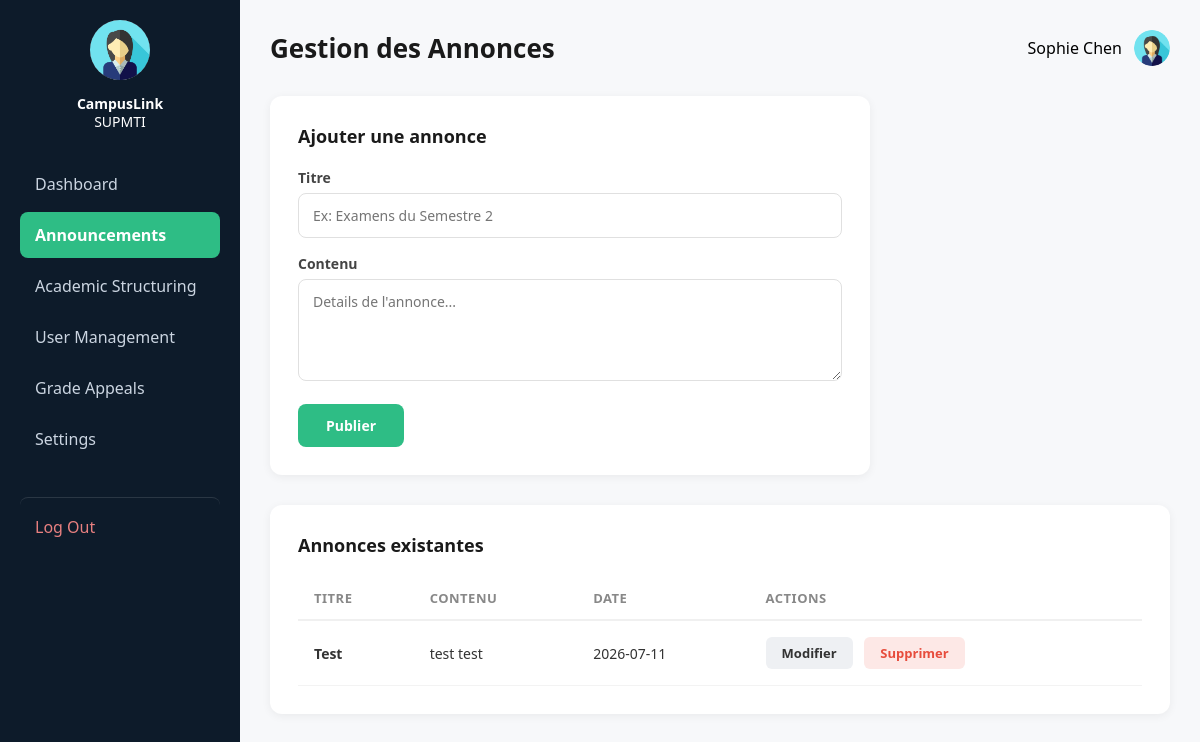
The page /admin/announcements (signed in) on the database as committed earlier.
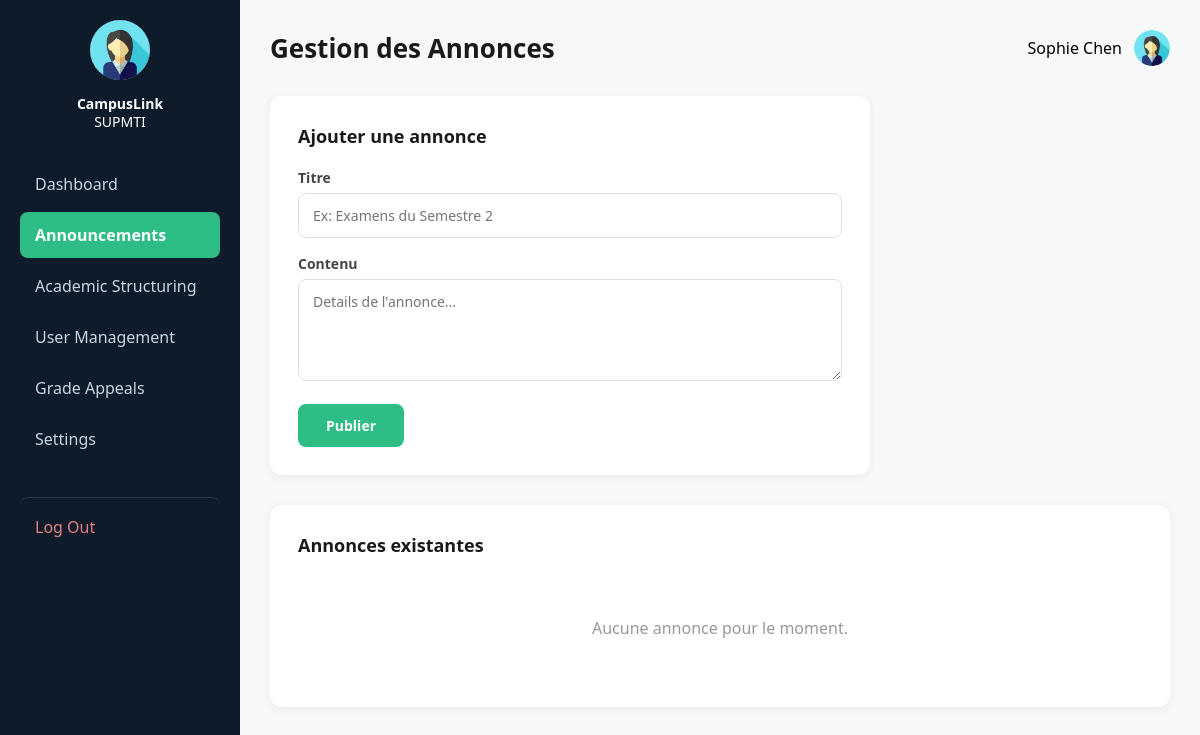
The same page on the database as committed later.
### tables this page shows
CREATE TABLE users (
        id INTEGER PRIMARY KEY AUTOINCREMENT,
        nom TEXT NOT NULL,
        email TEXT NOT NULL UNIQUE,
        mot_de_passe TEXT NOT NULL,
        role TEXT NOT NULL,
        classe TEXT,
        cne TEXT,
        cin TEXT,
        photo TEXT
    );

CREATE TABLE annonces (
        id INTEGER PRIMARY KEY AUTOINCREMENT,
        titre TEXT NOT NULL,
        contenu TEXT NOT NULL,
        date_publication TEXT NOT NULL,
        archivee INTEGER DEFAULT 0
    );

### app.py (the view, shortened to what this page needs)
@app.route('/admin/announcements', methods=['GET', 'POST'])
def admin_announcements():
    if session.get('user_role') != 'admin':
        return redirect(url_for('login'))
    connexion = sqlite3.connect('campuslink.db')
    curseur = connexion.cursor()
    curseur.execute("SELECT id, titre, contenu, date_publication, archivee FROM annonces ORDER BY date_publication DESC")
    annonces = curseur.fetchall()
    connexion.close()
    return render_template('admin_announcements.html', nom=session.get('user_nom'), annonces=annonces)

### app.py (called while the page is built)
@app.context_processor
def inject_current_user():
    current_role = session.get('user_role')
    current_nom = session.get('user_nom')
    current_photo = 'avatar.png'
    if 'user_id' in session:
        connexion = sqlite3.connect('campuslink.db')
        curseur = connexion.cursor()
        curseur.execute("SELECT photo FROM users WHERE id = ?", (session.get('user_id'),))
        resultat = curseur.fetchone()
        connexion.close()
        if resultat and resultat[0]:
            current_photo = resultat[0]
    return dict(
        current_role=current_role,
        current_nom=current_nom,
        current_photo=current_photo
    )

### templates/admin_announcements.html (shortened to what this page needs)
{% extends "base.html" %}
{% block page_header %}Gestion des Annonces{% endblock %}
{% block extra_css %}
<link rel="stylesheet" href="{{ url_for('static', filename='css/admin.css') }}">
{% endblock %}
{% block content %}
<div class="form-card" style="max-width: 600px;">
    <h3>Ajouter une annonce</h3>
    <form method="POST">
        <label>Titre</label>
        <input type="text" name="titre" placeholder="Ex: Examens du Semestre 2" required>
        <label>Contenu</label>
        <textarea name="contenu" rows="4" placeholder="Details de l'annonce..." required></textarea>
        <button type="submit" class="btn-submit-small" style="margin-top: 18px;">Publier</button>
    </form>
</div>
<div class="form-card" style="max-width: 100%;">
    <h3>Annonces existantes</h3>
    {% if annonces %}
    <table class="grades-table">
        <thead>
            <tr>
                <th>Titre</th>
                <th>Contenu</th>
                <th>Date</th>
                <th>Actions</th>
            </tr>
        </thead>
        <tbody>
            {% for annonce in annonces %}
            <tr>
                <td class="announcement-title">{{ annonce[1] }}</td>
                <td>{{ annonce[2][:60] }}{% if annonce[2]|length > 60 %}...{% endif %}</td>
                <td class="announcement-date">{{ annonce[3] }}</td>
                <td>
                    <a href="{{ url_for('edit_announcement', annonce_id=annonce[0]) }}" class="btn-edit">Modifier</a>
                    <a href="{{ url_for('delete_announcement', annonce_id=annonce[0]) }}" class="btn-delete" onclick="return confirm('Supprimer cette annonce ?');">Supprimer</a>
                </td>
            </tr>
            {% endfor %}
        </tbody>
    </table>
    {% else %}
    <div class="empty-state">Aucune annonce pour le moment.</div>
    {% endif %}
</div>
{% endblock %}

### templates/base.html (shortened to what this page needs)
<!DOCTYPE html>
<html lang="fr">
<head>
    <link rel="stylesheet" href="{{ url_for('static', filename='css/dashboard.css') }}">
    {% block extra_css %}{% endblock %}
</head>
<body>
<div class="dashboard-layout">
    <aside class="sidebar">
        <div class="sidebar-profile">
            <img src="{{ url_for('static', filename='uploads/' + current_photo) if current_photo != 'avatar.png' else url_for('static', filename='images/avatar.png') }}"
                 class="sidebar-avatar" alt="Avatar">
            <div class="sidebar-brand"><strong>CampusLink</strong><br>SUPMTI</div>
        </div>
        <nav class="sidebar-nav">
            {% if current_role == 'admin' %}
                <a href="{{ url_for('dashboard_admin') }}" class="nav-item {{ 'active' if request.endpoint == 'dashboard_admin' }}">Dashboard</a>
                <a href="{{ url_for('admin_announcements') }}" class="nav-item {{ 'active' if request.endpoint in ['admin_announcements','edit_announcement'] }}">Announcements</a>
                <a href="{{ url_for('academic_structure') }}" class="nav-item {{ 'active' if request.endpoint == 'academic_structure' }}">Academic Structuring</a>
                <a href="{{ url_for('user_management') }}" class="nav-item {{ 'active' if request.endpoint in ['user_management','edit_user'] }}">User Management</a>
                <a href="{{ url_for('admin_appeals') }}" class="nav-item {{ 'active' if request.endpoint == 'admin_appeals' }}">Grade Appeals</a>
                <a href="{{ url_for('settings_admin') }}" class="nav-item {{ 'active' if request.endpoint == 'settings_admin' }}">Settings</a>
            {% endif %}
            <a href="{{ url_for('logout') }}" class="nav-item logout-link">Log Out</a>
        </nav>
    </aside>
    <main class="main-content">
        <header class="topbar page-header">
            <h2>{% block page_header %}{% endblock %}</h2>
            <div class="topbar-right">
                <span>{{ current_nom }}</span>
                <img src="{{ url_for('static', filename='uploads/' + current_photo) if current_photo != 'avatar.png' else url_for('static', filename='images/avatar.png') }}"
                     class="topbar-avatar" alt="Avatar">
            </div>
        </header>
        {% block content %}{% endblock %}
    </main>
</div>
</body>
</html>

### static/css/dashboard.css (style rules this page uses)
* { margin: 0; padding: 0; box-sizing: border-box; font-family: 'Segoe UI', Arial, sans-serif; }
.dashboard-layout { display: flex; min-height: 100vh; }
.sidebar { width: 240px; background-color: #0d1b2a; color: white; padding: 20px; }
.sidebar-profile { text-align: center; margin-bottom: 30px; }
.sidebar-profile img { width: 60px; height: 60px; border-radius: 50%; }
.sidebar-avatar { width: 56px; height: 56px; border-radius: 50%; object-fit: cover; margin-bottom: 10px; }
.sidebar-brand { font-size: 14px; line-height: 1.3; }
.logout-link { margin-top: 30px; color: #e88080 !important; border-top: 1px solid rgba(255,255,255,0.12); padding-top: 18px !important; }
.page-header h2 { font-size: 24px; color: #1a1a1a; }
.sidebar-nav { display: flex; flex-direction: column; gap: 5px; }
.nav-item { color: #cbd5e1; text-decoration: none; padding: 12px 15px; border-radius: 8px; }
.nav-item.active { background-color: #2ebd85; color: white; font-weight: bold; }
.main-content { flex: 1; background-color: #f7f8fa; padding: 30px; }
.topbar { display: flex; justify-content: space-between; align-items: center; margin-bottom: 30px; }
.topbar-right { display: flex; align-items: center; gap: 15px; }
.topbar-avatar { width: 36px; height: 36px; border-radius: 50%; }

### static/css/admin.css (style rules this page uses)
.page-header { margin-bottom: 30px; }
.page-header h2 { font-size: 26px; color: #1a1a1a; }
.topbar-right { display: flex; align-items: center; gap: 12px; }
.form-card { background: white; border-radius: 12px; padding: 28px; margin-bottom: 30px; box-shadow: 0 2px 10px rgba(0,0,0,0.06); }
.form-card h3 { font-size: 18px; margin-bottom: 20px; color: #1a1a1a; display: flex; align-items: center; gap: 8px; }
.form-card label { display: block; font-weight: 600; font-size: 14px; color: #444; margin-top: 16px; margin-bottom: 6px; }
.form-card input[type="text"], .form-card textarea, .form-card select { width: 100%; padding: 12px 14px; border: 1.5px solid #e0e0e0; border-radius: 8px; font-size: 14px; font-family: inherit; transition: border-color 0.2s; }
.btn-submit-small { background-color: #2ebd85; color: white; padding: 12px 28px; border: none; border-radius: 8px; font-weight: 600; font-size: 14px; cursor: pointer; transition: background-color 0.2s; }
.empty-state { text-align: center; padding: 40px; color: #999; }

Rows that differ between the two databases and show on the page:
removed annonces: titre "Test", contenu "test test", date_publication "2026-07-11"
Other text that changed with them:
text no longer shown: "TITRE CONTENU DATE ACTIONS"
text now shown: "Aucune annonce pour le moment."
